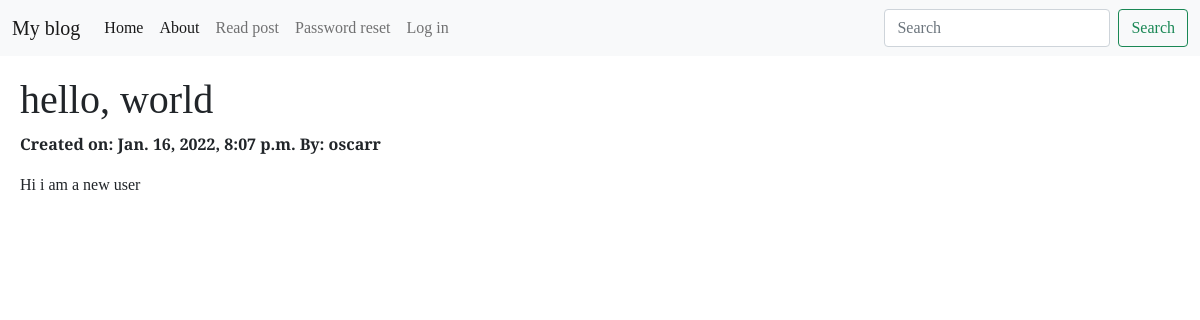
Page /posts/1/ on the earlier database version.
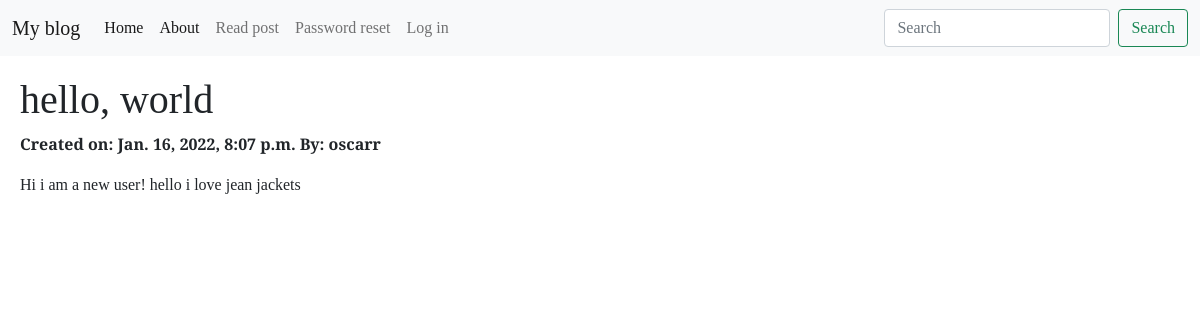
Same page on the later database version.
### posts/models.py (models this page shows, shortened)
class Post(models.Model):
    title = models.CharField(max_length=255)
    author = models.ForeignKey('auth.User', on_delete=models.CASCADE)
    body = models.TextField()
    created_on = models.DateTimeField(auto_now_add=True)

### posts/views.py (the view)
# urls.py: path('<int:pk>/', PostDetailView.as_view(), name='post_detail'),
class PostDetailView(DetailView):
    template_name = "blog/detail.html"
    model = Post

### templates/blog/detail.html (shortened to what this page needs)
{% extends 'base.html' %}
{% block content%}
<h1> {{ post.title }} </h1>
<p><strong> Created on: {{ post.created_on }} By: {{ post.author }}</strong></p>
<p>{{ post.body}} </p>
{% endblock content%}

Differences in the rows shown:
changed Post "hello, world": body "Hi i am a new user" → "Hi i am a new user! hello i love jean jackets"
